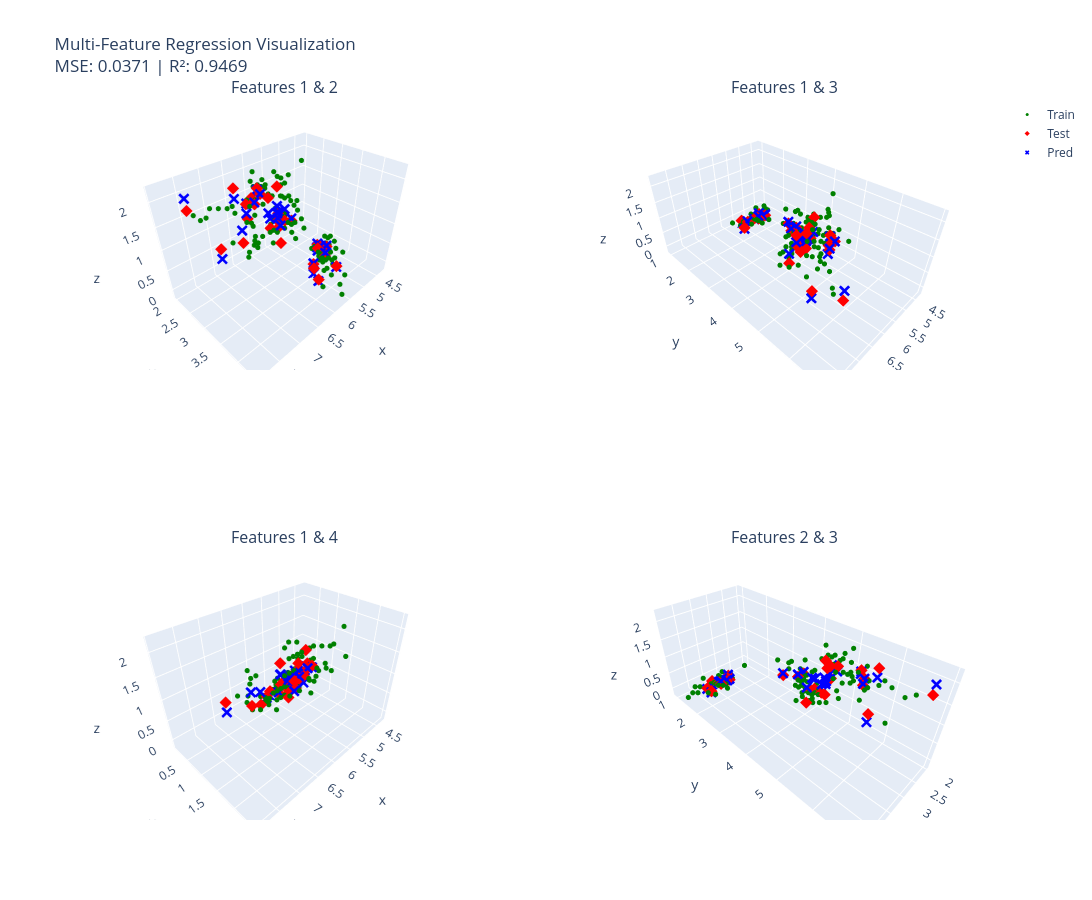

The notebook cell saved with this chart:
### Code cell
import plotly.graph_objects as go
from plotly.subplots import make_subplots
import numpy as np

# Train the model
lr = LinearRegression()
lr.fit(X_train, y_train)
y_pred = lr.predict(X_test)

mse = mean_squared_error(y_test, y_pred)
r2 = r2_score(y_test, y_pred)

# Create 2x2 subplot for each pair of features
fig = make_subplots(
    rows=2, cols=2,
    subplot_titles=('Features 1 & 2', 'Features 1 & 3', 
                    'Features 1 & 4', 'Features 2 & 3'),
    specs=[[{'type': 'scatter3d'}, {'type': 'scatter3d'}],
           [{'type': 'scatter3d'}, {'type': 'scatter3d'}]]
)

feature_pairs = [(0, 1), (0, 2), (0, 3), (1, 2)]

for idx, (f1, f2) in enumerate(feature_pairs):
    row = idx // 2 + 1
    col = idx % 2 + 1
    
    # Training data
    fig.add_trace(go.Scatter3d(
        x=X_train[:, f1],
        y=X_train[:, f2],
        z=y_train,
        mode='markers',
        marker=dict(size=3, color='green'),
        name=f'Train',
        showlegend=(idx == 0)
    ), row=row, col=col)
    
    # Test data
    fig.add_trace(go.Scatter3d(
        x=X_test[:, f1],
        y=X_test[:, f2],
        z=y_test,
        mode='markers',
        marker=dict(size=4, color='red', symbol='diamond'),
        name=f'Test',
        showlegend=(idx == 0)
    ), row=row, col=col)
    
    # Predictions
    fig.add_trace(go.Scatter3d(
        x=X_test[:, f1],
        y=X_test[:, f2],
        z=y_pred,
        mode='markers',
        marker=dict(size=4, color='blue', symbol='x'),
        name=f'Pred',
        showlegend=(idx == 0)
    ), row=row, col=col)

fig.update_layout(
    title_text=f"Multi-Feature Regression Visualization<br>MSE: {mse:.4f} | R²: {r2:.4f}",
    height=900,
    width=1200
)

fig.show()

### Figure 1 — Plotly figure (JSON) as saved in the notebook; plotly's stock layout.template omitted (floating-point values rounded to 4 significant figures)
{"data": [{"marker": {"color": "green", "size": 3}, "mode": "markers", "name": "Train", "scene": "scene", "showlegend": true, "type": "scatter3d", "x": [4.6, 5.7, 6.7, 4.8, 4.4, 6.3, 6.4, 5.2, 5.0, 5.2, 5.8, 6.0, 6.7, 5.4, 5.4, 5.5, 6.3, 6.4, 6.6, 7.2, 5.7, 7.6, 5.6, 5.1, 7.7, 5.8, 5.2, 5.0, 5.1, 5.0, 6.3, 4.8, 5.0, 5.1, 5.6, 5.1, 5.7, 7.7, 4.6, 6.2, 5.7, 5.5, 6.0, 5.8, 6.0, 5.4, 6.2, 5.5, 5.4, 5.0, 6.4, 5.0, 5.0, 5.5, 6.7, 4.9, 5.8, 5.0, 5.0, 5.9, 5.1, 6.9, 6.0, 6.1, 7.7, 5.5, 4.4, 4.3, 6.0, 7.2, 4.6, 5.1, 4.4, 6.3, 6.3, 4.6, 6.8, 6.3, 4.7, 6.1, 6.5, 6.2, 7.0, 6.4, 5.1, 6.9, 5.9, 6.5, 5.7, 5.2, 6.1, 4.5, 6.6, 5.5, 5.3, 5.6, 7.3, 6.7, 5.1, 4.9, 6.7, 7.2, 4.9, 6.7, 4.9, 6.9, 7.4, 6.3, 5.7, 6.5, 6.3, 6.4, 5.6, 5.9, 5.4, 6.1, 4.9, 5.8, 5.8, 7.1], "y": [3.6, 4.4, 3.1, 3.4, 3.2, 2.5, 3.2, 3.5, 3.6, 4.1, 2.7, 3.4, 3.1, 3.9, 3.7, 2.4, 2.8, 3.1, 3.0, 3.6, 2.9, 3.0, 3.0, 3.5, 2.8, 2.7, 3.4, 3.5, 3.8, 2.0, 2.7, 3.4, 3.0, 3.3, 2.7, 3.4, 3.0, 3.8, 3.2, 2.9, 2.5, 4.2, 3.0, 2.7, 2.2, 3.0, 3.4, 2.3, 3.9, 2.3, 2.7, 3.3, 3.2, 2.4, 3.0, 3.1, 2.8, 3.4, 3.5, 3.2, 2.5, 3.2, 2.7, 2.6, 3.0, 2.5, 2.9, 3.0, 2.2, 3.2, 3.1, 3.5, 3.0, 2.5, 3.4, 3.4, 3.0, 3.3, 3.2, 2.9, 2.8, 2.8, 3.2, 3.2, 3.8, 3.1, 3.0, 3.0, 2.6, 2.7, 3.0, 2.3, 2.9, 2.6, 3.7, 3.0, 2.9, 3.3, 3.7, 2.4, 3.3, 3.0, 3.6, 3.1, 3.0, 3.1, 2.8, 2.9, 2.8, 3.0, 2.3, 2.9, 2.8, 3.0, 3.4, 2.8, 2.5, 4.0, 2.6, 3.0], "z": [0, 0, 1, 0, 0, 2, 1, 0, 0, 0, 2, 1, 1, 0, 0, 1, 2, 2, 1, 2, 1, 2, 1, 0, 2, 1, 0, 0, 0, 1, 2, 0, 0, 0, 1, 0, 1, 2, 0, 1, 2, 0, 2, 2, 1, 1, 2, 1, 0, 1, 2, 0, 0, 1, 1, 0, 2, 0, 0, 1, 1, 2, 1, 2, 2, 1, 0, 0, 2, 2, 0, 0, 0, 1, 2, 0, 2, 2, 0, 1, 1, 2, 1, 2, 0, 2, 1, 2, 1, 1, 1, 0, 1, 1, 0, 1, 2, 2, 0, 1, 2, 2, 0, 2, 0, 1, 2, 2, 1, 2, 1, 1, 2, 2, 0, 1, 2, 0, 1, 2]}, {"marker": {"color": "red", "size": 4, "symbol": "diamond"}, "mode": "markers", "name": "Test", "scene": "scene", "showlegend": true, "type": "scatter3d", "x": [6.1, 5.7, 7.7, 6.0, 6.8, 5.4, 5.6, 6.9, 6.2, 5.8, 6.5, 4.8, 5.5, 4.9, 5.1, 6.3, 6.5, 5.6, 5.7, 6.4, 4.7, 6.1, 5.0, 6.4, 7.9, 6.7, 6.7, 6.8, 4.8, 4.8], "y": [2.8, 3.8, 2.6, 2.9, 2.8, 3.4, 2.9, 3.1, 2.2, 2.7, 3.2, 3.0, 3.5, 3.1, 3.8, 3.3, 3.0, 2.5, 2.8, 2.8, 3.2, 3.0, 3.4, 2.8, 3.8, 3.0, 2.5, 3.2, 3.0, 3.1], "z": [1, 0, 2, 1, 1, 0, 1, 2, 1, 1, 2, 0, 0, 0, 0, 1, 2, 1, 1, 2, 0, 2, 0, 2, 2, 2, 2, 2, 0, 0]}, {"marker": {"color": "blue", "size": 4, "symbol": "x"}, "mode": "markers", "name": "Pred", "scene": "scene", "showlegend": true, "type": "scatter3d", "x": [6.1, 5.7, 7.7, 6.0, 6.8, 5.4, 5.6, 6.9, 6.2, 5.8, 6.5, 4.8, 5.5, 4.9, 5.1, 6.3, 6.5, 5.6, 5.7, 6.4, 4.7, 6.1, 5.0, 6.4, 7.9, 6.7, 6.7, 6.8, 4.8, 4.8], "y": [2.8, 3.8, 2.6, 2.9, 2.8, 3.4, 2.9, 3.1, 2.2, 2.7, 3.2, 3.0, 3.5, 3.1, 3.8, 3.3, 3.0, 2.5, 2.8, 2.8, 3.2, 3.0, 3.4, 2.8, 3.8, 3.0, 2.5, 3.2, 3.0, 3.1], "z": [1.231, -0.0401, 2.22, 1.35, 1.284, 0.02248, 1.057, 1.824, 1.368, 1.068, 1.7, -0.07357, -0.1556, -0.06569, -0.02129, 1.397, 2.0, 1.048, 1.281, 1.973, 0.03185, 1.598, 0.09451, 1.918, 1.833, 1.879, 1.788, 2.034, 0.03595, 0.02619]}, {"marker": {"color": "green", "size": 3}, "mode": "markers", "name": "Train", "scene": "scene2", "showlegend": false, "type": "scatter3d", "x": [4.6, 5.7, 6.7, 4.8, 4.4, 6.3, 6.4, 5.2, 5.0, 5.2, 5.8, 6.0, 6.7, 5.4, 5.4, 5.5, 6.3, 6.4, 6.6, 7.2, 5.7, 7.6, 5.6, 5.1, 7.7, 5.8, 5.2, 5.0, 5.1, 5.0, 6.3, 4.8, 5.0, 5.1, 5.6, 5.1, 5.7, 7.7, 4.6, 6.2, 5.7, 5.5, 6.0, 5.8, 6.0, 5.4, 6.2, 5.5, 5.4, 5.0, 6.4, 5.0, 5.0, 5.5, 6.7, 4.9, 5.8, 5.0, 5.0, 5.9, 5.1, 6.9, 6.0, 6.1, 7.7, 5.5, 4.4, 4.3, 6.0, 7.2, 4.6, 5.1, 4.4, 6.3, 6.3, 4.6, 6.8, 6.3, 4.7, 6.1, 6.5, 6.2, 7.0, 6.4, 5.1, 6.9, 5.9, 6.5, 5.7, 5.2, 6.1, 4.5, 6.6, 5.5, 5.3, 5.6, 7.3, 6.7, 5.1, 4.9, 6.7, 7.2, 4.9, 6.7, 4.9, 6.9, 7.4, 6.3, 5.7, 6.5, 6.3, 6.4, 5.6, 5.9, 5.4, 6.1, 4.9, 5.8, 5.8, 7.1], "y": [1.0, 1.5, 4.4, 1.6, 1.3, 5.0, 4.5, 1.5, 1.4, 1.5, 5.1, 4.5, 4.7, 1.3, 1.5, 3.7, 5.1, 5.5, 4.4, 6.1, 4.2, 6.6, 4.5, 1.4, 6.7, 4.1, 1.4, 1.3, 1.9, 3.5, 4.9, 1.9, 1.6, 1.7, 4.2, 1.5, 4.2, 6.7, 1.4, 4.3, 5.0, 1.4, 4.8, 5.1, 4.0, 4.5, 5.4, 4.0, 1.7, 3.3, 5.3, 1.4, 1.2, 3.8, 5.0, 1.5, 5.1, 1.5, 1.6, 4.8, 3.0, 5.7, 5.1, 5.6, 6.1, 4.0, 1.4, 1.1, 5.0, 6.0, 1.5, 1.4, 1.3, 4.9, 5.6, 1.4, 5.5, 6.0, 1.3, 4.7, 4.6, 4.8, 4.7, 5.3, 1.6, 5.4, 4.2, 5.2, 3.5, 3.9, 4.6, 1.3, 4.6, 4.4, 1.5, 4.1, 6.3, 5.7, 1.5, 3.3, 5.7, 5.8, 1.4, 5.6, 1.4, 4.9, 6.1, 5.6, 4.1, 5.5, 4.4, 4.3, 4.9, 5.1, 1.7, 4.0, 4.5, 1.2, 4.0, 5.9], "z": [0, 0, 1, 0, 0, 2, 1, 0, 0, 0, 2, 1, 1, 0, 0, 1, 2, 2, 1, 2, 1, 2, 1, 0, 2, 1, 0, 0, 0, 1, 2, 0, 0, 0, 1, 0, 1, 2, 0, 1, 2, 0, 2, 2, 1, 1, 2, 1, 0, 1, 2, 0, 0, 1, 1, 0, 2, 0, 0, 1, 1, 2, 1, 2, 2, 1, 0, 0, 2, 2, 0, 0, 0, 1, 2, 0, 2, 2, 0, 1, 1, 2, 1, 2, 0, 2, 1, 2, 1, 1, 1, 0, 1, 1, 0, 1, 2, 2, 0, 1, 2, 2, 0, 2, 0, 1, 2, 2, 1, 2, 1, 1, 2, 2, 0, 1, 2, 0, 1, 2]}, {"marker": {"color": "red", "size": 4, "symbol": "diamond"}, "mode": "markers", "name": "Test", "scene": "scene2", "showlegend": false, "type": "scatter3d", "x": [6.1, 5.7, 7.7, 6.0, 6.8, 5.4, 5.6, 6.9, 6.2, 5.8, 6.5, 4.8, 5.5, 4.9, 5.1, 6.3, 6.5, 5.6, 5.7, 6.4, 4.7, 6.1, 5.0, 6.4, 7.9, 6.7, 6.7, 6.8, 4.8, 4.8], "y": [4.7, 1.7, 6.9, 4.5, 4.8, 1.5, 3.6, 5.1, 4.5, 3.9, 5.1, 1.4, 1.3, 1.5, 1.5, 4.7, 5.8, 3.9, 4.5, 5.6, 1.6, 4.9, 1.6, 5.6, 6.4, 5.2, 5.8, 5.9, 1.4, 1.6], "z": [1, 0, 2, 1, 1, 0, 1, 2, 1, 1, 2, 0, 0, 0, 0, 1, 2, 1, 1, 2, 0, 2, 0, 2, 2, 2, 2, 2, 0, 0]}, {"marker": {"color": "blue", "size": 4, "symbol": "x"}, "mode": "markers", "name": "Pred", "scene": "scene2", "showlegend": false, "type": "scatter3d", "x": [6.1, 5.7, 7.7, 6.0, 6.8, 5.4, 5.6, 6.9, 6.2, 5.8, 6.5, 4.8, 5.5, 4.9, 5.1, 6.3, 6.5, 5.6, 5.7, 6.4, 4.7, 6.1, 5.0, 6.4, 7.9, 6.7, 6.7, 6.8, 4.8, 4.8], "y": [4.7, 1.7, 6.9, 4.5, 4.8, 1.5, 3.6, 5.1, 4.5, 3.9, 5.1, 1.4, 1.3, 1.5, 1.5, 4.7, 5.8, 3.9, 4.5, 5.6, 1.6, 4.9, 1.6, 5.6, 6.4, 5.2, 5.8, 5.9, 1.4, 1.6], "z": [1.231, -0.0401, 2.22, 1.35, 1.284, 0.02248, 1.057, 1.824, 1.368, 1.068, 1.7, -0.07357, -0.1556, -0.06569, -0.02129, 1.397, 2.0, 1.048, 1.281, 1.973, 0.03185, 1.598, 0.09451, 1.918, 1.833, 1.879, 1.788, 2.034, 0.03595, 0.02619]}, {"marker": {"color": "green", "size": 3}, "mode": "markers", "name": "Train", "scene": "scene3", "showlegend": false, "type": "scatter3d", "x": [4.6, 5.7, 6.7, 4.8, 4.4, 6.3, 6.4, 5.2, 5.0, 5.2, 5.8, 6.0, 6.7, 5.4, 5.4, 5.5, 6.3, 6.4, 6.6, 7.2, 5.7, 7.6, 5.6, 5.1, 7.7, 5.8, 5.2, 5.0, 5.1, 5.0, 6.3, 4.8, 5.0, 5.1, 5.6, 5.1, 5.7, 7.7, 4.6, 6.2, 5.7, 5.5, 6.0, 5.8, 6.0, 5.4, 6.2, 5.5, 5.4, 5.0, 6.4, 5.0, 5.0, 5.5, 6.7, 4.9, 5.8, 5.0, 5.0, 5.9, 5.1, 6.9, 6.0, 6.1, 7.7, 5.5, 4.4, 4.3, 6.0, 7.2, 4.6, 5.1, 4.4, 6.3, 6.3, 4.6, 6.8, 6.3, 4.7, 6.1, 6.5, 6.2, 7.0, 6.4, 5.1, 6.9, 5.9, 6.5, 5.7, 5.2, 6.1, 4.5, 6.6, 5.5, 5.3, 5.6, 7.3, 6.7, 5.1, 4.9, 6.7, 7.2, 4.9, 6.7, 4.9, 6.9, 7.4, 6.3, 5.7, 6.5, 6.3, 6.4, 5.6, 5.9, 5.4, 6.1, 4.9, 5.8, 5.8, 7.1], "y": [0.2, 0.4, 1.4, 0.2, 0.2, 1.9, 1.5, 0.2, 0.2, 0.1, 1.9, 1.6, 1.5, 0.4, 0.2, 1.0, 1.5, 1.8, 1.4, 2.5, 1.3, 2.1, 1.5, 0.2, 2.0, 1.0, 0.2, 0.3, 0.4, 1.0, 1.8, 0.2, 0.2, 0.5, 1.3, 0.2, 1.2, 2.2, 0.2, 1.3, 2.0, 0.2, 1.8, 1.9, 1.0, 1.5, 2.3, 1.3, 0.4, 1.0, 1.9, 0.2, 0.2, 1.1, 1.7, 0.2, 2.4, 0.2, 0.6, 1.8, 1.1, 2.3, 1.6, 1.4, 2.3, 1.3, 0.2, 0.1, 1.5, 1.8, 0.2, 0.3, 0.2, 1.5, 2.4, 0.3, 2.1, 2.5, 0.2, 1.4, 1.5, 1.8, 1.4, 2.3, 0.2, 2.1, 1.5, 2.0, 1.0, 1.4, 1.4, 0.3, 1.3, 1.2, 0.2, 1.3, 1.8, 2.1, 0.4, 1.0, 2.5, 1.6, 0.1, 2.4, 0.2, 1.5, 1.9, 1.8, 1.3, 1.8, 1.3, 1.3, 2.0, 1.8, 0.2, 1.3, 1.7, 0.2, 1.2, 2.1], "z": [0, 0, 1, 0, 0, 2, 1, 0, 0, 0, 2, 1, 1, 0, 0, 1, 2, 2, 1, 2, 1, 2, 1, 0, 2, 1, 0, 0, 0, 1, 2, 0, 0, 0, 1, 0, 1, 2, 0, 1, 2, 0, 2, 2, 1, 1, 2, 1, 0, 1, 2, 0, 0, 1, 1, 0, 2, 0, 0, 1, 1, 2, 1, 2, 2, 1, 0, 0, 2, 2, 0, 0, 0, 1, 2, 0, 2, 2, 0, 1, 1, 2, 1, 2, 0, 2, 1, 2, 1, 1, 1, 0, 1, 1, 0, 1, 2, 2, 0, 1, 2, 2, 0, 2, 0, 1, 2, 2, 1, 2, 1, 1, 2, 2, 0, 1, 2, 0, 1, 2]}, {"marker": {"color": "red", "size": 4, "symbol": "diamond"}, "mode": "markers", "name": "Test", "scene": "scene3", "showlegend": false, "type": "scatter3d", "x": [6.1, 5.7, 7.7, 6.0, 6.8, 5.4, 5.6, 6.9, 6.2, 5.8, 6.5, 4.8, 5.5, 4.9, 5.1, 6.3, 6.5, 5.6, 5.7, 6.4, 4.7, 6.1, 5.0, 6.4, 7.9, 6.7, 6.7, 6.8, 4.8, 4.8], "y": [1.2, 0.3, 2.3, 1.5, 1.4, 0.4, 1.3, 2.3, 1.5, 1.2, 2.0, 0.1, 0.2, 0.1, 0.3, 1.6, 2.2, 1.1, 1.3, 2.2, 0.2, 1.8, 0.4, 2.1, 2.0, 2.3, 1.8, 2.3, 0.3, 0.2], "z": [1, 0, 2, 1, 1, 0, 1, 2, 1, 1, 2, 0, 0, 0, 0, 1, 2, 1, 1, 2, 0, 2, 0, 2, 2, 2, 2, 2, 0, 0]}, {"marker": {"color": "blue", "size": 4, "symbol": "x"}, "mode": "markers", "name": "Pred", "scene": "scene3", "showlegend": false, "type": "scatter3d", "x": [6.1, 5.7, 7.7, 6.0, 6.8, 5.4, 5.6, 6.9, 6.2, 5.8, 6.5, 4.8, 5.5, 4.9, 5.1, 6.3, 6.5, 5.6, 5.7, 6.4, 4.7, 6.1, 5.0, 6.4, 7.9, 6.7, 6.7, 6.8, 4.8, 4.8], "y": [1.2, 0.3, 2.3, 1.5, 1.4, 0.4, 1.3, 2.3, 1.5, 1.2, 2.0, 0.1, 0.2, 0.1, 0.3, 1.6, 2.2, 1.1, 1.3, 2.2, 0.2, 1.8, 0.4, 2.1, 2.0, 2.3, 1.8, 2.3, 0.3, 0.2], "z": [1.231, -0.0401, 2.22, 1.35, 1.284, 0.02248, 1.057, 1.824, 1.368, 1.068, 1.7, -0.07357, -0.1556, -0.06569, -0.02129, 1.397, 2.0, 1.048, 1.281, 1.973, 0.03185, 1.598, 0.09451, 1.918, 1.833, 1.879, 1.788, 2.034, 0.03595, 0.02619]}, {"marker": {"color": "green", "size": 3}, "mode": "markers", "name": "Train", "scene": "scene4", "showlegend": false, "type": "scatter3d", "x": [3.6, 4.4, 3.1, 3.4, 3.2, 2.5, 3.2, 3.5, 3.6, 4.1, 2.7, 3.4, 3.1, 3.9, 3.7, 2.4, 2.8, 3.1, 3.0, 3.6, 2.9, 3.0, 3.0, 3.5, 2.8, 2.7, 3.4, 3.5, 3.8, 2.0, 2.7, 3.4, 3.0, 3.3, 2.7, 3.4, 3.0, 3.8, 3.2, 2.9, 2.5, 4.2, 3.0, 2.7, 2.2, 3.0, 3.4, 2.3, 3.9, 2.3, 2.7, 3.3, 3.2, 2.4, 3.0, 3.1, 2.8, 3.4, 3.5, 3.2, 2.5, 3.2, 2.7, 2.6, 3.0, 2.5, 2.9, 3.0, 2.2, 3.2, 3.1, 3.5, 3.0, 2.5, 3.4, 3.4, 3.0, 3.3, 3.2, 2.9, 2.8, 2.8, 3.2, 3.2, 3.8, 3.1, 3.0, 3.0, 2.6, 2.7, 3.0, 2.3, 2.9, 2.6, 3.7, 3.0, 2.9, 3.3, 3.7, 2.4, 3.3, 3.0, 3.6, 3.1, 3.0, 3.1, 2.8, 2.9, 2.8, 3.0, 2.3, 2.9, 2.8, 3.0, 3.4, 2.8, 2.5, 4.0, 2.6, 3.0], "y": [1.0, 1.5, 4.4, 1.6, 1.3, 5.0, 4.5, 1.5, 1.4, 1.5, 5.1, 4.5, 4.7, 1.3, 1.5, 3.7, 5.1, 5.5, 4.4, 6.1, 4.2, 6.6, 4.5, 1.4, 6.7, 4.1, 1.4, 1.3, 1.9, 3.5, 4.9, 1.9, 1.6, 1.7, 4.2, 1.5, 4.2, 6.7, 1.4, 4.3, 5.0, 1.4, 4.8, 5.1, 4.0, 4.5, 5.4, 4.0, 1.7, 3.3, 5.3, 1.4, 1.2, 3.8, 5.0, 1.5, 5.1, 1.5, 1.6, 4.8, 3.0, 5.7, 5.1, 5.6, 6.1, 4.0, 1.4, 1.1, 5.0, 6.0, 1.5, 1.4, 1.3, 4.9, 5.6, 1.4, 5.5, 6.0, 1.3, 4.7, 4.6, 4.8, 4.7, 5.3, 1.6, 5.4, 4.2, 5.2, 3.5, 3.9, 4.6, 1.3, 4.6, 4.4, 1.5, 4.1, 6.3, 5.7, 1.5, 3.3, 5.7, 5.8, 1.4, 5.6, 1.4, 4.9, 6.1, 5.6, 4.1, 5.5, 4.4, 4.3, 4.9, 5.1, 1.7, 4.0, 4.5, 1.2, 4.0, 5.9], "z": [0, 0, 1, 0, 0, 2, 1, 0, 0, 0, 2, 1, 1, 0, 0, 1, 2, 2, 1, 2, 1, 2, 1, 0, 2, 1, 0, 0, 0, 1, 2, 0, 0, 0, 1, 0, 1, 2, 0, 1, 2, 0, 2, 2, 1, 1, 2, 1, 0, 1, 2, 0, 0, 1, 1, 0, 2, 0, 0, 1, 1, 2, 1, 2, 2, 1, 0, 0, 2, 2, 0, 0, 0, 1, 2, 0, 2, 2, 0, 1, 1, 2, 1, 2, 0, 2, 1, 2, 1, 1, 1, 0, 1, 1, 0, 1, 2, 2, 0, 1, 2, 2, 0, 2, 0, 1, 2, 2, 1, 2, 1, 1, 2, 2, 0, 1, 2, 0, 1, 2]}, {"marker": {"color": "red", "size": 4, "symbol": "diamond"}, "mode": "markers", "name": "Test", "scene": "scene4", "showlegend": false, "type": "scatter3d", "x": [2.8, 3.8, 2.6, 2.9, 2.8, 3.4, 2.9, 3.1, 2.2, 2.7, 3.2, 3.0, 3.5, 3.1, 3.8, 3.3, 3.0, 2.5, 2.8, 2.8, 3.2, 3.0, 3.4, 2.8, 3.8, 3.0, 2.5, 3.2, 3.0, 3.1], "y": [4.7, 1.7, 6.9, 4.5, 4.8, 1.5, 3.6, 5.1, 4.5, 3.9, 5.1, 1.4, 1.3, 1.5, 1.5, 4.7, 5.8, 3.9, 4.5, 5.6, 1.6, 4.9, 1.6, 5.6, 6.4, 5.2, 5.8, 5.9, 1.4, 1.6], "z": [1, 0, 2, 1, 1, 0, 1, 2, 1, 1, 2, 0, 0, 0, 0, 1, 2, 1, 1, 2, 0, 2, 0, 2, 2, 2, 2, 2, 0, 0]}, {"marker": {"color": "blue", "size": 4, "symbol": "x"}, "mode": "markers", "name": "Pred", "scene": "scene4", "showlegend": false, "type": "scatter3d", "x": [2.8, 3.8, 2.6, 2.9, 2.8, 3.4, 2.9, 3.1, 2.2, 2.7, 3.2, 3.0, 3.5, 3.1, 3.8, 3.3, 3.0, 2.5, 2.8, 2.8, 3.2, 3.0, 3.4, 2.8, 3.8, 3.0, 2.5, 3.2, 3.0, 3.1], "y": [4.7, 1.7, 6.9, 4.5, 4.8, 1.5, 3.6, 5.1, 4.5, 3.9, 5.1, 1.4, 1.3, 1.5, 1.5, 4.7, 5.8, 3.9, 4.5, 5.6, 1.6, 4.9, 1.6, 5.6, 6.4, 5.2, 5.8, 5.9, 1.4, 1.6], "z": [1.231, -0.0401, 2.22, 1.35, 1.284, 0.02248, 1.057, 1.824, 1.368, 1.068, 1.7, -0.07357, -0.1556, -0.06569, -0.02129, 1.397, 2.0, 1.048, 1.281, 1.973, 0.03185, 1.598, 0.09451, 1.918, 1.833, 1.879, 1.788, 2.034, 0.03595, 0.02619]}], "layout": {"annotations": [{"font": {"size": 16}, "showarrow": false, "text": "Features 1 & 2", "x": 0.225, "xanchor": "center", "xref": "paper", "y": 1, "yanchor": "bottom", "yref": "paper"}, {"font": {"size": 16}, "showarrow": false, "text": "Features 1 & 3", "x": 0.775, "xanchor": "center", "xref": "paper", "y": 1, "yanchor": "bottom", "yref": "paper"}, {"font": {"size": 16}, "showarrow": false, "text": "Features 1 & 4", "x": 0.225, "xanchor": "center", "xref": "paper", "y": 0.375, "yanchor": "bottom", "yref": "paper"}, {"font": {"size": 16}, "showarrow": false, "text": "Features 2 & 3", "x": 0.775, "xanchor": "center", "xref": "paper", "y": 0.375, "yanchor": "bottom", "yref": "paper"}], "height": 900, "scene": {"domain": {"x": [0, 0.45], "y": [0.625, 1]}}, "scene2": {"domain": {"x": [0.55, 1], "y": [0.625, 1]}}, "scene3": {"domain": {"x": [0, 0.45], "y": [0, 0.375]}}, "scene4": {"domain": {"x": [0.55, 1], "y": [0, 0.375]}}, "title": {"text": "Multi-Feature Regression Visualization<br>MSE: 0.0371 | R²: 0.9469"}, "width": 1200}}
